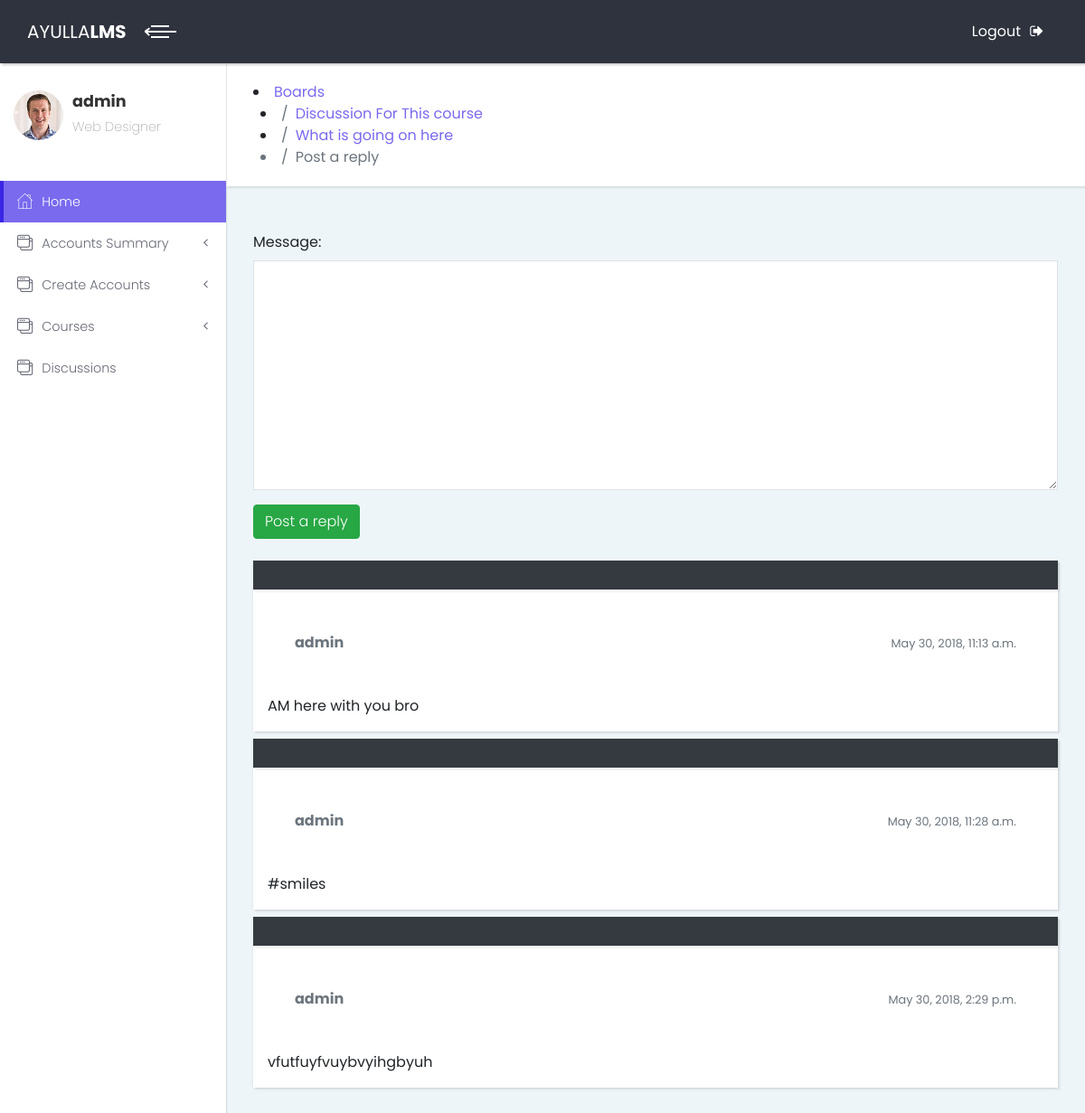
Page /discussion/boards/1/topics/1/reply/ (signed in) on the committed database.
### accounts/models.py (models this page shows)
class User(AbstractUser):
    is_student = models.BooleanField(default=False)
    is_instructor = models.BooleanField(default=False)
    is_teaching_assistant = models.BooleanField(default=False)
    is_observer = models.BooleanField(default=False)

### discussion/models.py (models this page shows, shortened)
class Topic(models.Model):
    subject = models.CharField(max_length=255)
    last_updated = models.DateTimeField(auto_now_add=True)
    board = models.ForeignKey(Board, on_delete=models.CASCADE, related_name='topics')
    starter = models.ForeignKey(User,on_delete=models.CASCADE, related_name='topics')
    views = models.PositiveIntegerField(default=0)
    class Meta:
        verbose_name_plural = 'Topic'

class Board(models.Model):
    name = models.CharField(max_length=30, unique=True)
    course = models.OneToOneField(Course, on_delete=models.CASCADE)
    description = models.CharField(max_length=100)
    created_by = models.ForeignKey(User, on_delete=models.CASCADE)
    class Meta:
        verbose_name_plural = 'Course Discussion'

class Post(models.Model):
    message = models.TextField(max_length=4000)
    topic = models.ForeignKey(Topic, on_delete=models.CASCADE, related_name='posts')
    created_at = models.DateTimeField(auto_now_add=True)
    updated_at = models.DateTimeField(null=True)
    created_by = models.ForeignKey(User, on_delete=models.CASCADE, related_name='posts')
    updated_by = models.ForeignKey(User,on_delete=models.CASCADE, null=True, related_name='+')

### discussion/views.py (the view)
# urls.py: path('boards/<int:pk>/topics/<int:topic_pk>/reply/', reply_topic, name='reply_topic'),
@login_required
def reply_topic(request, pk, topic_pk):
    topic = get_object_or_404(Topic, board__pk=pk, pk=topic_pk)
    if request.method == 'POST':
        form = PostForm(request.POST)
        if form.is_valid():
            post = form.save(commit=False)
            post.topic = topic
            post.created_by = request.user
            post.save()
            return redirect('topic_posts', pk=pk, topic_pk=topic_pk)
    else:
        form = PostForm()
    return render(request, 'reply_topic.html', {'topic': topic, 'form': form})

### discussion/forms.py
class PostForm(forms.ModelForm):
    class Meta:
        model = Post
        fields = ['message', ]

### discussion/templatetags/form_tags.py (called while the page is built)
@register.filter
def input_class(bound_field):
    css_class = ''
    if bound_field.form.is_bound:
        if bound_field.errors:
            css_class = 'is-invalid'
        elif field_type(bound_field) != 'PasswordInput':
            css_class = 'is-valid'
    return 'form-control {}'.format(css_class)

### templates/reply_topic.html (shortened to what this page needs)
{% extends 'externals/base.html' %}
{% load static %}
          {% block header %}
            <div class="container-fluid">
                <li class="breadcrumb-item"><a href="{% url 'home' %}">Boards</a></li>
                <li class="breadcrumb-item"><a href="{% url 'board_topics' topic.board.pk %}">{{ topic.board.name }}</a></li>
                 <li class="breadcrumb-item"><a href="{% url 'topic_posts' topic.board.pk topic.pk %}">{{ topic.subject }}</a></li>
                <li class="breadcrumb-item active">Post a reply</li>
            </div>
          {% endblock header %}
    {% block content %}
    <section class="dashboard-counts no-padding-bottom">
            <div class="container-fluid">
  <form method="post" class="mb-4">
    {% include 'includes/form.html' %}
    <button type="submit" class="btn btn-success">Post a reply</button>
  </form>
  {% for post in topic.posts.all %}
    <div class="card mb-2 border-dark">
        <div class="card-header bg-dark"></div>
      <div class="card-body p-3 border-dark">
        <div class="row mb-3">
          <div class="col-6">
            <strong class="text-muted">{{ post.created_by.username }}</strong>
          </div>
          <div class="col-6 text-right">
            <small class="text-muted">{{ post.created_at }}</small>
          </div>
        </div>
        {{ post.message }}
      </div>
    </div>
  {% endfor %}
{% endblock %}

### templates/externals/base.html (shortened to what this page needs)
{% load static %}<!DOCTYPE html>
<html>
  <head>
    <link rel="stylesheet" href="{% static 'externals/vendor/bootstrap/css/bootstrap.min.css' %}">
    <link rel="stylesheet" href="{% static 'externals/vendor/font-awesome/css/font-awesome.min.css' %}">
    <link rel="stylesheet" href="{% static 'externals/css/fontastic.css' %}">
    <link rel="stylesheet" href="{% static 'externals/css/style.default.css' %}" id="theme-stylesheet">
    <link rel="stylesheet" href="{% static 'externals/css/custom.css' %}">
      {% if user.is_authenticated and user.is_instructor %}
      <link rel="stylesheet" type="text/css" href="{% static 'css/instructor.css' %}">
    {% else %}
      <link rel="stylesheet" type="text/css" href="{% static 'css/students.css' %}">
    {% endif %}
  </head>
  <body>
    <div class="page">
      <header class="header">
        <nav class="navbar">
          <div class="container-fluid">
            <div class="navbar-holder d-flex align-items-center justify-content-between">
              <div class="navbar-header">
                <a href="index.html" class="navbar-brand d-none d-sm-inline-block">
                  <div class="brand-text d-none d-lg-inline-block"><span>AYULLA </span><strong>LMS</strong></div>
                  <div class="brand-text d-none d-sm-inline-block d-lg-none"><strong>BD</strong></div></a>
                <a id="toggle-btn" href="#" class="menu-btn active"><span></span><span></span><span></span></a>
              </div>
              <ul class="nav-menu list-unstyled d-flex flex-md-row align-items-md-center">
                <li class="nav-item"><a href="{% url 'logout' %}" class="nav-link logout"> <span class="d-none d-sm-inline">Logout</span><i class="fa fa-sign-out"></i></a></li>
              </ul>
            </div>
          </div>
        </nav>
      </header>
      <div class="page-content d-flex align-items-stretch">
        <nav class="side-navbar">
          <div class="sidebar-header d-flex align-items-center">
            <div class="avatar"><img src="{% static 'externals/img/avatar-1.jpg' %}" alt="..." class="img-fluid rounded-circle"></div>
            <div class="title">
              <h1 class="h4">{{ user.username }}</h1>
              <p>Web Designer</p>
            </div>
          </div>
            {% if user.is_staff %}
              <ul class="list-unstyled">
                        <li class="active"><a href="{% url 'admin_home' %}"> <i class="icon-home"></i>Home </a></li>
                        <li><a href="#exampledropdownDropdown" aria-expanded="false" data-toggle="collapse"> <i class="icon-interface-windows"></i>Accounts Summary </a>
                        </li>
                        <li><a href="#exampledropdownDropdown1" aria-expanded="false" data-toggle="collapse"> <i class="icon-interface-windows"></i>Create Accounts </a>
                        </li>
                        <li><a href="#exampledropdownDropdown2" aria-expanded="false" data-toggle="collapse"> <i class="icon-interface-windows"></i>Courses </a>
                        </li>
                 <li><a href="{% url 'discussion_home' %}"> <i class="icon-interface-windows"></i>Discussions </a></li>
              </ul>
            {% endif %}
        </nav>
        <div class="content-inner">
        <header class="page-header">
          {% block header %}
          {% endblock header %}
          </header>
            {% block content %}
            {% endblock content %}
        </div>
      </div>
    </div>
  </body>
</html>

### static/css/students.css (style rules this page uses)
body { background-color: #c2d4d8; }

### rows in the picture
User: username "admin"
Topic: board.name "Discussion For This course", subject "What is going on here"
Post: created_by.username "admin", created_at "May 30, 2018, 11:13 a.m.", message "AM here with you bro"
Post: created_by.username "admin", created_at "May 30, 2018, 11:28 a.m.", message "#smiles"
Post: created_by.username "admin", created_at "May 30, 2018, 2:29 p.m.", message "vfutfuyfvuybvyihgbyuh"

### other values in the picture
{{ field.label_tag }} "Message:"
